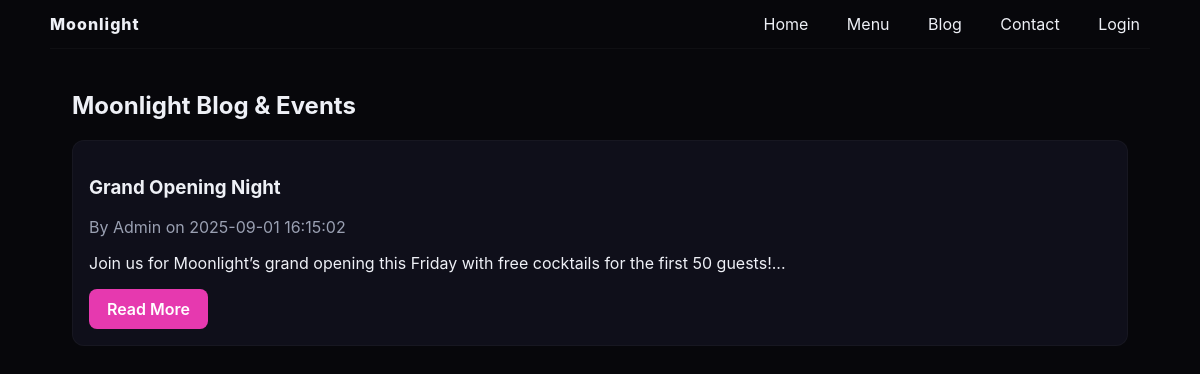
Screenshot of /blog.php with the database file from the repository.
### tables this page shows
CREATE TABLE IF NOT EXISTS blog_posts (
  id INT AUTO_INCREMENT PRIMARY KEY,
  title VARCHAR(200),
  slug VARCHAR(240) UNIQUE,
  content MEDIUMTEXT,
  author_id INT,
  published_at DATETIME NULL,
  created_at DATETIME DEFAULT CURRENT_TIMESTAMP,
  FOREIGN KEY (author_id) REFERENCES users(id)
);

### lib/config.php (called while the page is built, shortened)
<?php
function e($s){ return htmlspecialchars($s ?? '', ENT_QUOTES, 'UTF-8'); }

### public/blog.php (the view, shortened to what this page needs)
<?php
require_once __DIR__ . '/../lib/config.php';
$posts = $pdo->query("SELECT p.*,u.name AS author FROM blog_posts p LEFT JOIN users u ON u.id=p.author_id ORDER BY p.created_at DESC")->fetchAll();
?>
<!doctype html>
<html><head>
<link rel="stylesheet" href="../assets/style.css"></head>
<body>
<header class="site-header container">
  <div class="logo">Moonlight</div>
  <nav class="nav">
    <a href="index.php">Home</a>
    <a href="menu.php">Menu</a>
    <a href="blog.php">Blog</a>
    <a href="contact.php">Contact</a>
    <a href="login.php">Login</a>
  </nav>
</header>
<div class="container" style="padding:22px">
  <h2>Moonlight Blog & Events</h2>
  <?php foreach($posts as $p): ?>
    <div class="card" style="margin-bottom:20px">
      <h3><?= e($p['title']) ?></h3>
      <p class="muted">By <?= e($p['author'] ?? 'Admin') ?> on <?= $p['created_at'] ?></p>
      <p><?= nl2br(e(substr($p['content'],0,200))) ?>...</p>
      <a href="post.php?id=<?= $p['id'] ?>" class="btn">Read More</a>
    </div>
  <?php endforeach; ?>
</div>
</body></html>

### assets/style.css (style rules this page uses)
:root { --bg:#07070b; --card:#0f0f1a; --fg:#eef0f6; --muted:#9aa0b2; --accent:#e639af; }
* { box-sizing:border-box }
body { margin:0;font-family:Inter,system-ui,Segoe UI,Roboto,Arial;background:var(--bg);color:var(--fg);-webkit-font-smoothing:antialiased }
.container { max-width:1100px;margin:0 auto;padding:18px }
.site-header { display:flex;align-items:center;justify-content:space-between;padding:14px 0;border-bottom:1px solid rgba(255,255,255,0.03) }
.logo { font-weight:800;letter-spacing:1px }
.nav a { color:var(--fg);margin-left:14px;text-decoration:none;padding:8px 10px;border-radius:8px }
.btn { display:inline-block;background:var(--accent);color:#fff;padding:10px 18px;border-radius:8px;text-decoration:none;font-weight:600 }
.card { background:var(--card);padding:16px;border-radius:12px;border:1px solid rgba(255,255,255,0.03) }
.muted { color:var(--muted) }

### rows the page displays
blog_posts: title "Grand Opening Night", author "Admin", created_at "2025-09-01 16:15:02", content "Join us for Moonlight’s grand opening this Friday with free cocktails for the first 50 guests!"
